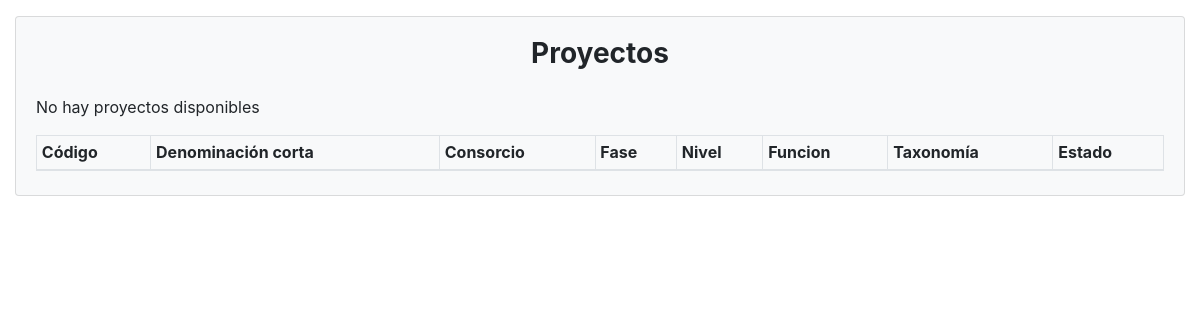
The page /posts/ on the database as committed earlier.
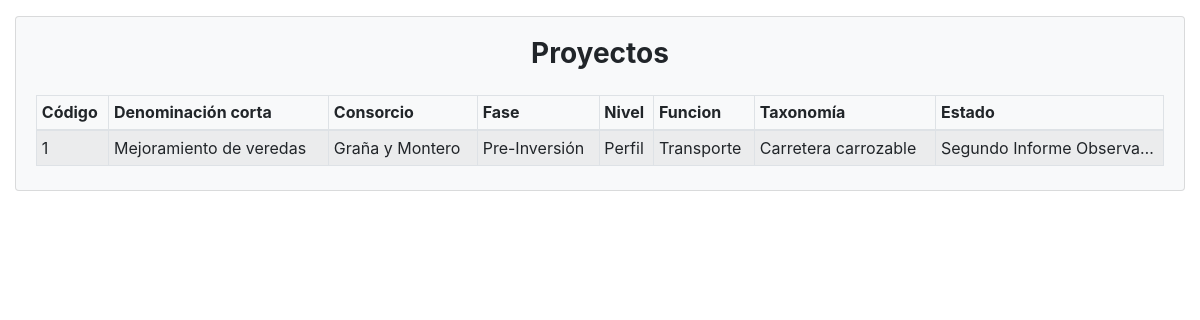
The same page on the database as committed later.
### posts/models.py (models this page shows, shortened)
class Proyecto(models.Model):
    cod_proyecto = models.CharField('Código de Proyecto',max_length=20,unique=True)
    cod_snip = models.CharField('Código Snip',max_length=20,default="",unique=True)
    denominacion = models.TextField('Denominación')
    denominacion_corta = models.TextField('Denominación Corta')
    nivel = models.CharField('Nivel',max_length=30)
    funcion = models.CharField('Funcion',max_length=30)
    fase = models.CharField('Fase',max_length=50)
    estado = models.CharField('Estado',max_length=100)
    taxonomia = models.CharField('Taxonomía',max_length=100)
    situacion = models.CharField('Situación',max_length=100)
    fecha_estado = models.DateField('Fecha de Estado')
    fecha_registro = models.DateField('Fecha de Registro')
    activo = models.BooleanField('Activo',default=False,blank=True)

class Consorcio(models.Model):
    nombre = models.CharField('Nombre del Consorcio',max_length=100)
    proyecto_id = models.OneToOneField(Proyecto, on_delete=models.CASCADE)
    def __str__(self):
        return self.nombre

### posts/views.py (the view)
# urls.py: path('',views.IndexView.as_view(),name='index'),
class IndexView(generic.ListView):
    template_name  = 'posts/index.html'
    context_object_name = 'projects'
    def get_queryset(self):
        return Proyecto.objects.all()

### posts/posts/templates/posts/index.html (shortened to what this page needs)
<!doctype html>
<html lang="es">
<html>
	<head>
        <link rel="stylesheet" href="../../static/posts/bootstrap.min.css" type="text/css">
		<link rel="stylesheet" href="../../static/posts/bootstrap-grid.min.css" type="text/css">
        <link rel="stylesheet" href="../../static/posts/bootstrap-reboot.min.css" type="text/css">
        <link rel="stylesheet" href="../../static/posts/estilos.css">
        <link rel="stylesheet" href="https://cdnjs.cloudflare.com/ajax/libs/twitter-bootstrap/4.1.3/css/bootstrap.css">
        <link rel="stylesheet" href="https://cdn.datatables.net/1.10.21/css/dataTables.bootstrap4.min.css">
	</head>
	<body>
        <main class="container-fluid">
            <div class="card mt-3 mb-3 bg-light">
                <div class=" card-body">
                    <h3 class="card-title mb-4 font-weight-bold text-center">Proyectos</h3>
                    <div class="table-responsive">
                        <table id="TablaDatosConsorcio" class="table table-sm table-bordered table-striped table-hover">
                            <thead>
                                <tr>
                                    <th>Código</th>
                                    <th>Denominación corta</th>
                                    <th>Consorcio</th>
                                    <th>Fase</th>
                                    <th>Nivel</th>
                                    <th>Funcion</th>
                                    <th>Taxonomía</th>
                                    <th>Estado</th>
                                </tr>
                            </thead>
                            <tbody>
                               {% if projects %}
                                 {% for project in projects %}
                                 <tr>
                                    <td><a class = "text-reset" href="{% url 'posts:detail' project.id %}">{{ project.cod_proyecto }}</a></td>
                                    <td><a class = "text-reset" href="{% url 'posts:detail' project.id %}">{{ project.denominacion_corta }}</a></td>
                                    <td><a class = "text-reset" href="{% url 'posts:detail' project.id %}">{{ project.consorcio }}</a></td>
                                    <td><a class = "text-reset" href="{% url 'posts:detail' project.id %}">{{ project.fase }}</a></td>
                                    <td><a class = "text-reset" href="{% url 'posts:detail' project.id %}">{{ project.nivel }}</a></td>
                                    <td><a class = "text-reset" href="{% url 'posts:detail' project.id %}">{{ project.funcion }}</a></td>
                                    <td><a class = "text-reset" href="{% url 'posts:detail' project.id %}">{{ project.taxonomia }}</a></td>
                                    <td><a class = "text-reset" href="{% url 'posts:detail' project.id %}">{{ project.estado }}</a></td>
                                 </tr>
                                 {% endfor %}
                               {% else %}
                                 <p>No hay proyectos disponibles</p>
                               {% endif %}
                            </tbody>
                        </table>
                    </div>
                </div>
            </div>
    </body>
</html>

Rows that differ between the two databases and show on the page:
added Proyecto: cod_proyecto "1", denominacion_corta "Mejoramiento de veredas", consorcio "Graña y Montero", fase "Pre-Inversión", nivel "Perfil", funcion "Transporte", taxonomia "Carretera carrozable", estado "Segundo Informe Observado"
Other text that changed with them:
text no longer shown: "No hay proyectos disponibles"
